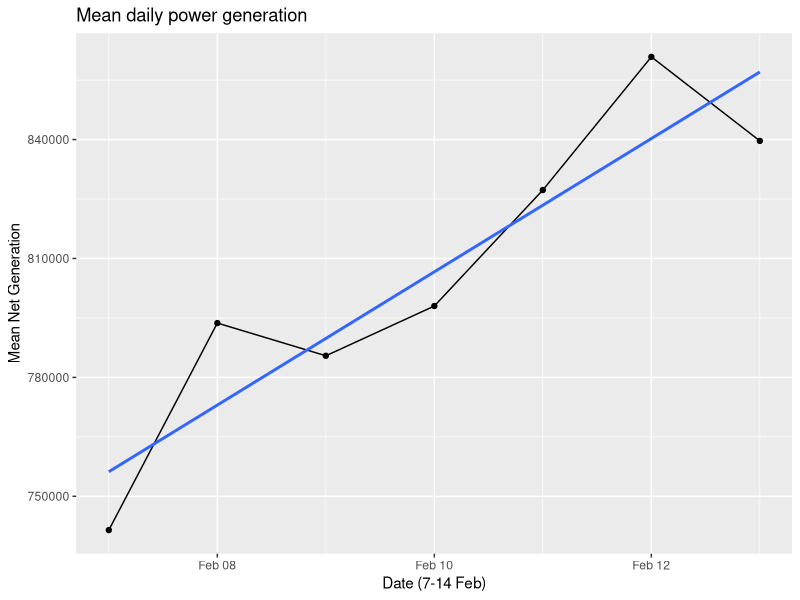
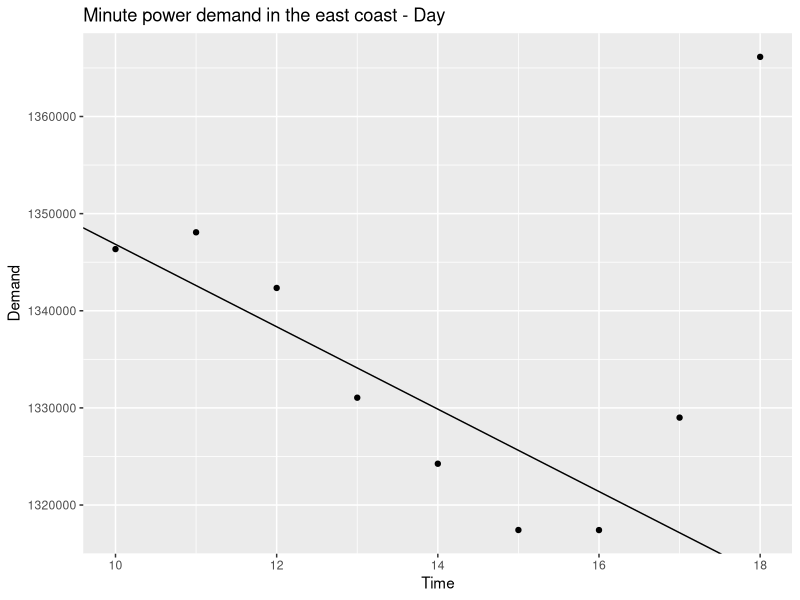
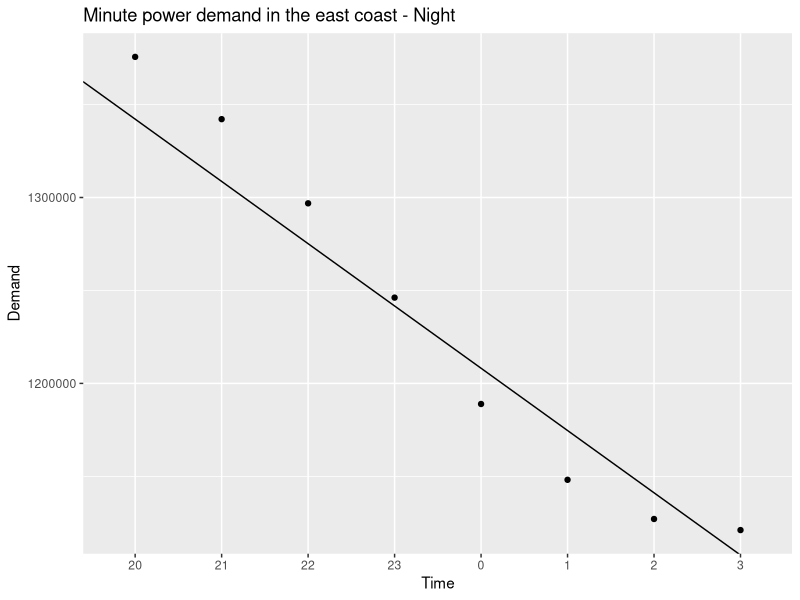

Reproduce these figures in R, in order.
library(dplyr)
library(ggplot2)

pdf('output/Week3_power.pdf')
Sys.setlocale("LC_TIME", "English")

# ---------- INPUT DATA ---------- #

A <- read.delim('data/table.tsv')

# add columns: DateTime, Date and Hour,
# select only to be used columns,
# filter to the week of 7 - 14 Feb. 2021,
# and order by DateTime
B <- A %>%
  mutate(DateTime = as.POSIXct(megawatthours, tz = "EST", format = "%H:%M EST %m/%d/%Y")) %>%
  mutate(Date = as.Date(DateTime), Hour = format(DateTime, format = "%H")) %>%
  select(Date, Hour, DateTime, 
         starts_with("Net.generation"),
         Demand.9, Demand.7, Demand.5, Demand.4, Demand.2
        ) %>%
  filter(Date >= as.Date("2021-02-07"),
         Date <= as.Date("2021-02-13")) %>%
  arrange(DateTime)
  
  
# ---------- Q1 ---------- #

# sum Net.generation across US
# and calculate the mean for every day
C <- B %>%
  mutate(Total.net.generation = 
         Net.generation +
         Net.generation.1 +
         Net.generation.2 +
         Net.generation.3 +
         Net.generation.4 +
         Net.generation.5 +
         Net.generation.6 +
         Net.generation.7 +
         Net.generation.8 +
         Net.generation.9 +
         Net.generation.10
  ) %>%
  group_by(Date) %>%
  summarize(Mean_Power = mean(Total.net.generation))

# draw the chart with the regeneration line.
ggplot(C, aes(x = Date, y = Mean_Power)) +
  xlab("Date (7-14 Feb)") +
  ylab("Mean Net Generation") +
  geom_line() + 
  ggtitle("Mean daily power generation") +
  geom_point() + 
  geom_smooth(method = "lm", formula = y ~ x, se=FALSE)


# ---------- Q2 ---------- #

# combine east coast power demand columns
# and sum the demand for each date 
# for day and night.
D <- B %>%
  mutate(east_coast_demand = Demand.9 + Demand.7 + Demand.5 + Demand.4 + Demand.2) %>%
  mutate(hour_as_num = as.numeric(Hour)) %>%
  mutate(Day_or_night = case_when(hour_as_num >= 10 & hour_as_num <= 18 ~ "Day",
                                  hour_as_num >= 20 | hour_as_num <= 3 ~ "Night")) %>%
  filter(Day_or_night %in% c("Day", "Night")) %>%
  group_by(hour_as_num, Day_or_night) %>%
  summarize(minut_power_demand = sum(east_coast_demand))

# find linear line for day and night
D.day <- filter(D, Day_or_night == "Day")
D.night <- filter(D, Day_or_night == "Night")

coef_lm.day <- coef(lm(minut_power_demand ~ hour_as_num, data = D.day[1:8, ])) # remove outliers
intercept.day <- coef_lm.day[1]
slope.day <- coef_lm.day[2]

coef_lm.night <- coef(lm(minut_power_demand ~ factor(hour_as_num, levels = c(10:23, 0:3)), data = D.night))
intercept.night <- coef_lm.night[1]
slope.night <- coef_lm.night[2]

# draw the charts with the regeneration line.
ggplot(D.day, aes(x = hour_as_num, y = minut_power_demand)) +
  xlab("Time") +
  ylab("Demand") + 
  ggtitle("Minute power demand in the east coast - Day") +
  geom_point() +
  geom_abline(intercept = intercept.day, slope = slope.day)

ggplot(D.night, aes(x = factor(hour_as_num, levels = c(10:23, 0:3)), y = minut_power_demand)) +
  xlab("Time") +
  ylab("Demand") + 
  ggtitle("Minute power demand in the east coast - Night") +
  geom_point() +
  geom_abline(intercept = intercept.night, slope = slope.night)


dev.off()
